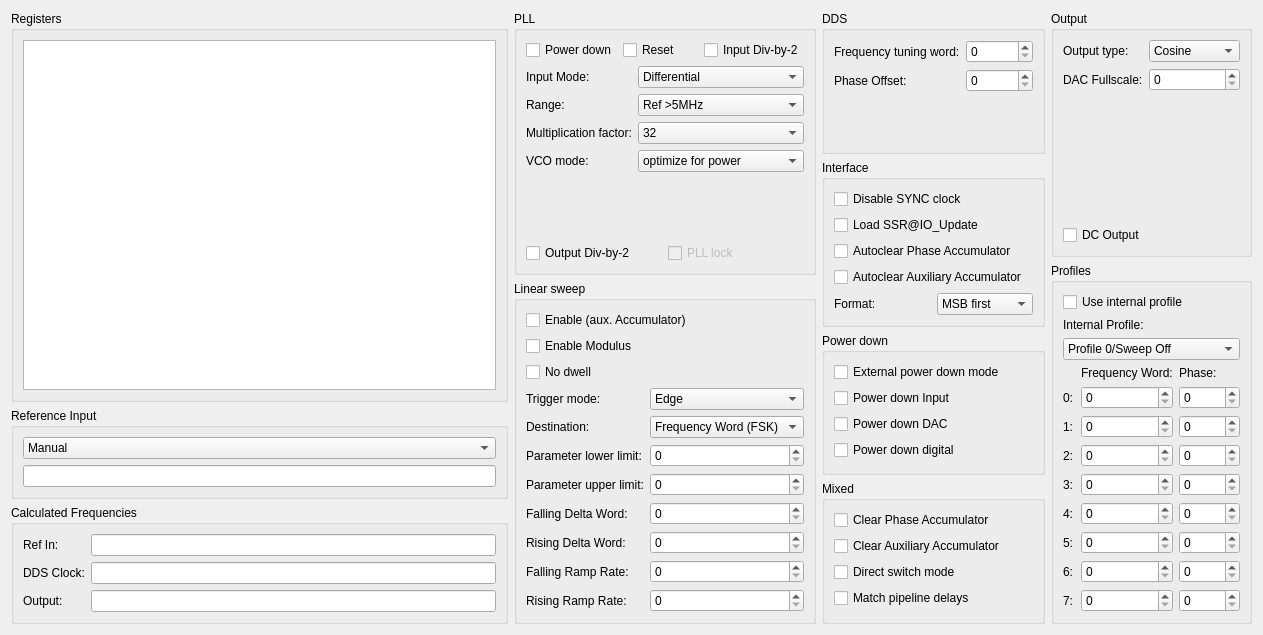
<?xml version="1.0" encoding="UTF-8"?>
<ui version="4.0">
 <class>AD9913Widget</class>
 <widget class="QWidget" name="AD9913Widget">
  <property name="geometry">
   <rect>
    <x>0</x>
    <y>0</y>
    <width>1263</width>
    <height>635</height>
   </rect>
  </property>
  <property name="windowTitle">
   <string>Form</string>
  </property>
  <layout class="QHBoxLayout" name="horizontalLayout_5">
   <item>
    <layout class="QVBoxLayout" name="verticalLayout_15">
     <item>
      <layout class="QVBoxLayout" name="verticalLayout_10">
       <item>
        <widget class="QGroupBox" name="groupBox">
         <property name="title">
          <string>Registers</string>
         </property>
         <layout class="QVBoxLayout" name="verticalLayout_2">
          <item>
           <widget class="QTableWidget" name="table"/>
          </item>
         </layout>
        </widget>
       </item>
       <item>
        <layout class="QHBoxLayout" name="horizontalLayout_3"/>
       </item>
      </layout>
     </item>
     <item>
      <widget class="QGroupBox" name="groupBox_11">
       <property name="title">
        <string>Reference Input</string>
       </property>
       <layout class="QVBoxLayout" name="verticalLayout_14">
        <item>
         <widget class="QComboBox" name="cbRef">
          <item>
           <property name="text">
            <string>Manual</string>
           </property>
          </item>
         </widget>
        </item>
        <item>
         <widget class="SIUnitEdit" name="ref"/>
        </item>
       </layout>
      </widget>
     </item>
     <item>
      <widget class="QGroupBox" name="groupBox_12">
       <property name="title">
        <string>Calculated Frequencies</string>
       </property>
       <layout class="QFormLayout" name="formLayout_12">
        <item row="0" column="0">
         <widget class="QLabel" name="label_25">
          <property name="text">
           <string>Ref In:</string>
          </property>
         </widget>
        </item>
        <item row="0" column="1">
         <widget class="SIUnitEdit" name="freqRef">
          <property name="enabled">
           <bool>true</bool>
          </property>
          <property name="readOnly">
           <bool>true</bool>
          </property>
         </widget>
        </item>
        <item row="1" column="0">
         <widget class="QLabel" name="label_27">
          <property name="text">
           <string>DDS Clock:</string>
          </property>
         </widget>
        </item>
        <item row="1" column="1">
         <widget class="SIUnitEdit" name="freqDDS">
          <property name="enabled">
           <bool>true</bool>
          </property>
          <property name="readOnly">
           <bool>true</bool>
          </property>
         </widget>
        </item>
        <item row="2" column="0">
         <widget class="QLabel" name="label_28">
          <property name="text">
           <string>Output:</string>
          </property>
         </widget>
        </item>
        <item row="2" column="1">
         <widget class="SIUnitEdit" name="freqOUT">
          <property name="enabled">
           <bool>true</bool>
          </property>
          <property name="readOnly">
           <bool>true</bool>
          </property>
         </widget>
        </item>
       </layout>
      </widget>
     </item>
    </layout>
   </item>
   <item>
    <layout class="QVBoxLayout" name="verticalLayout_12">
     <item>
      <widget class="QGroupBox" name="groupBox_7">
       <property name="title">
        <string>PLL</string>
       </property>
       <layout class="QVBoxLayout" name="verticalLayout_3">
        <item>
         <layout class="QHBoxLayout" name="horizontalLayout">
          <item>
           <widget class="QCheckBox" name="PLLPowerDown">
            <property name="text">
             <string>Power down</string>
            </property>
           </widget>
          </item>
          <item>
           <widget class="QCheckBox" name="PLLreset">
            <property name="text">
             <string>Reset</string>
            </property>
           </widget>
          </item>
          <item>
           <widget class="QCheckBox" name="PLLInputDivBy2">
            <property name="text">
             <string>Input Div-by-2</string>
            </property>
           </widget>
          </item>
         </layout>
        </item>
        <item>
         <layout class="QFormLayout" name="formLayout">
          <item row="1" column="0">
           <widget class="QLabel" name="label_8">
            <property name="text">
             <string>Range:</string>
            </property>
           </widget>
          </item>
          <item row="1" column="1">
           <widget class="QComboBox" name="PLLLORange">
            <item>
             <property name="text">
              <string>Ref &gt;5MHz</string>
             </property>
            </item>
            <item>
             <property name="text">
              <string>Ref &lt;5MHz</string>
             </property>
            </item>
           </widget>
          </item>
          <item row="2" column="0">
           <widget class="QLabel" name="label_9">
            <property name="text">
             <string>Multiplication factor:</string>
            </property>
           </widget>
          </item>
          <item row="2" column="1">
           <widget class="QComboBox" name="PLLMult">
            <item>
             <property name="text">
              <string>32</string>
             </property>
            </item>
            <item>
             <property name="text">
              <string>1</string>
             </property>
            </item>
            <item>
             <property name="text">
              <string>2</string>
             </property>
            </item>
            <item>
             <property name="text">
              <string>3</string>
             </property>
            </item>
            <item>
             <property name="text">
              <string>4</string>
             </property>
            </item>
            <item>
             <property name="text">
              <string>5</string>
             </property>
            </item>
            <item>
             <property name="text">
              <string>6</string>
             </property>
            </item>
            <item>
             <property name="text">
              <string>7</string>
             </property>
            </item>
            <item>
             <property name="text">
              <string>8</string>
             </property>
            </item>
            <item>
             <property name="text">
              <string>9</string>
             </property>
            </item>
            <item>
             <property name="text">
              <string>10</string>
             </property>
            </item>
            <item>
             <property name="text">
              <string>11</string>
             </property>
            </item>
            <item>
             <property name="text">
              <string>12</string>
             </property>
            </item>
            <item>
             <property name="text">
              <string>13</string>
             </property>
            </item>
            <item>
             <property name="text">
              <string>14</string>
             </property>
            </item>
            <item>
             <property name="text">
              <string>15</string>
             </property>
            </item>
            <item>
             <property name="text">
              <string>16</string>
             </property>
            </item>
            <item>
             <property name="text">
              <string>17</string>
             </property>
            </item>
            <item>
             <property name="text">
              <string>18</string>
             </property>
            </item>
            <item>
             <property name="text">
              <string>19</string>
             </property>
            </item>
            <item>
             <property name="text">
              <string>20</string>
             </property>
            </item>
            <item>
             <property name="text">
              <string>21</string>
             </property>
            </item>
            <item>
             <property name="text">
              <string>22</string>
             </property>
            </item>
            <item>
             <property name="text">
              <string>23</string>
             </property>
            </item>
            <item>
             <property name="text">
              <string>24</string>
             </property>
            </item>
            <item>
             <property name="text">
              <string>25</string>
             </property>
            </item>
            <item>
             <property name="text">
              <string>26</string>
             </property>
            </item>
            <item>
             <property name="text">
              <string>27</string>
             </property>
            </item>
            <item>
             <property name="text">
              <string>28</string>
             </property>
            </item>
            <item>
             <property name="text">
              <string>29</string>
             </property>
            </item>
            <item>
             <property name="text">
              <string>30</string>
             </property>
            </item>
            <item>
             <property name="text">
              <string>31</string>
             </property>
            </item>
            <item>
             <property name="text">
              <string>64</string>
             </property>
            </item>
            <item>
             <property name="text">
              <string>2</string>
             </property>
            </item>
            <item>
             <property name="text">
              <string>4</string>
             </property>
            </item>
            <item>
             <property name="text">
              <string>6</string>
             </property>
            </item>
            <item>
             <property name="text">
              <string>8</string>
             </property>
            </item>
            <item>
             <property name="text">
              <string>10</string>
             </property>
            </item>
            <item>
             <property name="text">
              <string>12</string>
             </property>
            </item>
            <item>
             <property name="text">
              <string>14</string>
             </property>
            </item>
            <item>
             <property name="text">
              <string>16</string>
             </property>
            </item>
            <item>
             <property name="text">
              <string>18</string>
             </property>
            </item>
            <item>
             <property name="text">
              <string>20</string>
             </property>
            </item>
            <item>
             <property name="text">
              <string>22</string>
             </property>
            </item>
            <item>
             <property name="text">
              <string>24</string>
             </property>
            </item>
            <item>
             <property name="text">
              <string>26</string>
             </property>
            </item>
            <item>
             <property name="text">
              <string>28</string>
             </property>
            </item>
            <item>
             <property name="text">
              <string>30</string>
             </property>
            </item>
            <item>
             <property name="text">
              <string>32</string>
             </property>
            </item>
            <item>
             <property name="text">
              <string>34</string>
             </property>
            </item>
            <item>
             <property name="text">
              <string>36</string>
             </property>
            </item>
            <item>
             <property name="text">
              <string>38</string>
             </property>
            </item>
            <item>
             <property name="text">
              <string>40</string>
             </property>
            </item>
            <item>
             <property name="text">
              <string>42</string>
             </property>
            </item>
            <item>
             <property name="text">
              <string>44</string>
             </property>
            </item>
            <item>
             <property name="text">
              <string>46</string>
             </property>
            </item>
            <item>
             <property name="text">
              <string>48</string>
             </property>
            </item>
            <item>
             <property name="text">
              <string>50</string>
             </property>
            </item>
            <item>
             <property name="text">
              <string>52</string>
             </property>
            </item>
            <item>
             <property name="text">
              <string>54</string>
             </property>
            </item>
            <item>
             <property name="text">
              <string>56</string>
             </property>
            </item>
            <item>
             <property name="text">
              <string>58</string>
             </property>
            </item>
            <item>
             <property name="text">
              <string>60</string>
             </property>
            </item>
            <item>
             <property name="text">
              <string>62</string>
             </property>
            </item>
           </widget>
          </item>
          <item row="3" column="0">
           <widget class="QLabel" name="label_7">
            <property name="text">
             <string>VCO mode:</string>
            </property>
           </widget>
          </item>
          <item row="3" column="1">
           <widget class="QComboBox" name="VCO2Sel">
            <item>
             <property name="text">
              <string>optimize for power</string>
             </property>
            </item>
            <item>
             <property name="text">
              <string>optimize for performance</string>
             </property>
            </item>
           </widget>
          </item>
          <item row="0" column="0">
           <widget class="QLabel" name="label_31">
            <property name="text">
             <string>Input Mode:</string>
            </property>
           </widget>
          </item>
          <item row="0" column="1">
           <widget class="QComboBox" name="ClockInputMode">
            <item>
             <property name="text">
              <string>Differential</string>
             </property>
            </item>
            <item>
             <property name="text">
              <string>XTAL</string>
             </property>
            </item>
            <item>
             <property name="text">
              <string>CMOS</string>
             </property>
            </item>
            <item>
             <property name="text">
              <string>XTAL</string>
             </property>
            </item>
           </widget>
          </item>
         </layout>
        </item>
        <item>
         <layout class="QHBoxLayout" name="horizontalLayout_2">
          <item>
           <widget class="QCheckBox" name="PLLOutputDivBy2">
            <property name="text">
             <string>Output Div-by-2</string>
            </property>
           </widget>
          </item>
          <item>
           <widget class="QCheckBox" name="PLLlock">
            <property name="enabled">
             <bool>false</bool>
            </property>
            <property name="text">
             <string>PLL lock</string>
            </property>
           </widget>
          </item>
         </layout>
        </item>
       </layout>
      </widget>
     </item>
     <item>
      <widget class="QGroupBox" name="groupBox_3">
       <property name="title">
        <string>Linear sweep</string>
       </property>
       <layout class="QVBoxLayout" name="verticalLayout_8">
        <item>
         <layout class="QVBoxLayout" name="verticalLayout_7">
          <item>
           <widget class="QCheckBox" name="AuxAccEnable">
            <property name="text">
             <string>Enable (aux. Accumulator)</string>
            </property>
           </widget>
          </item>
          <item>
           <widget class="QCheckBox" name="enableModulus">
            <property name="text">
             <string>Enable Modulus</string>
            </property>
           </widget>
          </item>
          <item>
           <widget class="QCheckBox" name="linsweep_nodwell">
            <property name="text">
             <string>No dwell</string>
            </property>
           </widget>
          </item>
         </layout>
        </item>
        <item>
         <layout class="QFormLayout" name="formLayout_4">
          <item row="0" column="0">
           <widget class="QLabel" name="label_5">
            <property name="text">
             <string>Trigger mode:</string>
            </property>
           </widget>
          </item>
          <item row="0" column="1">
           <widget class="QComboBox" name="linsweepActiveTrigger">
            <item>
             <property name="text">
              <string>Edge</string>
             </property>
            </item>
            <item>
             <property name="text">
              <string>State</string>
             </property>
            </item>
           </widget>
          </item>
          <item row="1" column="0">
           <widget class="QLabel" name="label">
            <property name="text">
             <string>Destination:</string>
            </property>
           </widget>
          </item>
          <item row="1" column="1">
           <widget class="QComboBox" name="Destination">
            <item>
             <property name="text">
              <string>Frequency Word (FSK)</string>
             </property>
            </item>
            <item>
             <property name="text">
              <string>Phase Word (PSK)</string>
             </property>
            </item>
           </widget>
          </item>
          <item row="2" column="0">
           <widget class="QLabel" name="label_12">
            <property name="text">
             <string>Parameter lower limit:</string>
            </property>
           </widget>
          </item>
          <item row="2" column="1">
           <widget class="QSpinBox" name="SweepParamWord0">
            <property name="maximum">
             <number>429496729</number>
            </property>
           </widget>
          </item>
          <item row="3" column="0">
           <widget class="QLabel" name="label_13">
            <property name="text">
             <string>Parameter upper limit:</string>
            </property>
           </widget>
          </item>
          <item row="3" column="1">
           <widget class="QSpinBox" name="SweepParamWord1">
            <property name="maximum">
             <number>429496729</number>
            </property>
           </widget>
          </item>
          <item row="4" column="0">
           <widget class="QLabel" name="label_15">
            <property name="text">
             <string>Falling Delta Word:</string>
            </property>
           </widget>
          </item>
          <item row="4" column="1">
           <widget class="QSpinBox" name="FallingDeltaWord">
            <property name="maximum">
             <number>429496729</number>
            </property>
           </widget>
          </item>
          <item row="5" column="0">
           <widget class="QLabel" name="label_14">
            <property name="text">
             <string>Rising Delta Word:</string>
            </property>
           </widget>
          </item>
          <item row="5" column="1">
           <widget class="QSpinBox" name="RisingDeltaWord">
            <property name="maximum">
             <number>429496729</number>
            </property>
           </widget>
          </item>
          <item row="6" column="0">
           <widget class="QLabel" name="label_16">
            <property name="text">
             <string>Falling Ramp Rate:</string>
            </property>
           </widget>
          </item>
          <item row="6" column="1">
           <widget class="QSpinBox" name="FallingRamp">
            <property name="maximum">
             <number>65535</number>
            </property>
           </widget>
          </item>
          <item row="7" column="0">
           <widget class="QLabel" name="label_17">
            <property name="text">
             <string>Rising Ramp Rate:</string>
            </property>
           </widget>
          </item>
          <item row="7" column="1">
           <widget class="QSpinBox" name="RisingRamp">
            <property name="maximum">
             <number>65535</number>
            </property>
           </widget>
          </item>
         </layout>
        </item>
       </layout>
      </widget>
     </item>
    </layout>
   </item>
   <item>
    <layout class="QVBoxLayout" name="verticalLayout_11">
     <item>
      <widget class="QGroupBox" name="groupBox_8">
       <property name="title">
        <string>DDS</string>
       </property>
       <layout class="QFormLayout" name="formLayout_2">
        <item row="0" column="0">
         <widget class="QLabel" name="label_10">
          <property name="text">
           <string>Frequency tuning word:</string>
          </property>
         </widget>
        </item>
        <item row="0" column="1">
         <widget class="QSpinBox" name="FreqTuneWord">
          <property name="maximum">
           <number>429496729</number>
          </property>
         </widget>
        </item>
        <item row="1" column="0">
         <widget class="QLabel" name="label_11">
          <property name="text">
           <string>Phase Offset:</string>
          </property>
         </widget>
        </item>
        <item row="1" column="1">
         <widget class="QSpinBox" name="phaseOffset">
          <property name="maximum">
           <number>16384</number>
          </property>
         </widget>
        </item>
       </layout>
      </widget>
     </item>
     <item>
      <widget class="QGroupBox" name="groupBox_4">
       <property name="title">
        <string>Interface</string>
       </property>
       <layout class="QVBoxLayout" name="verticalLayout_5">
        <item>
         <widget class="QCheckBox" name="syncClockDisable">
          <property name="text">
           <string>Disable SYNC clock</string>
          </property>
         </widget>
        </item>
        <item>
         <widget class="QCheckBox" name="loadSSR">
          <property name="text">
           <string>Load SSR@IO_Update</string>
          </property>
         </widget>
        </item>
        <item>
         <widget class="QCheckBox" name="autoclearPhaseAcc">
          <property name="text">
           <string>Autoclear Phase Accumulator</string>
          </property>
         </widget>
        </item>
        <item>
         <widget class="QCheckBox" name="autoclearAuxAcc">
          <property name="text">
           <string>Autoclear Auxiliary Accumulator</string>
          </property>
         </widget>
        </item>
        <item>
         <layout class="QHBoxLayout" name="horizontalLayout_4">
          <item>
           <widget class="QLabel" name="label_2">
            <property name="text">
             <string>Format:</string>
            </property>
           </widget>
          </item>
          <item>
           <widget class="QComboBox" name="LSBfirst">
            <item>
             <property name="text">
              <string>MSB first</string>
             </property>
            </item>
            <item>
             <property name="text">
              <string>LSB first</string>
             </property>
            </item>
           </widget>
          </item>
         </layout>
        </item>
       </layout>
      </widget>
     </item>
     <item>
      <widget class="QGroupBox" name="groupBox_2">
       <property name="title">
        <string>Power down</string>
       </property>
       <layout class="QVBoxLayout" name="verticalLayout">
        <item>
         <widget class="QCheckBox" name="PD_EXT">
          <property name="text">
           <string>External power down mode</string>
          </property>
         </widget>
        </item>
        <item>
         <widget class="QCheckBox" name="PD_input">
          <property name="text">
           <string>Power down Input</string>
          </property>
         </widget>
        </item>
        <item>
         <widget class="QCheckBox" name="PD_DAC">
          <property name="text">
           <string>Power down DAC</string>
          </property>
         </widget>
        </item>
        <item>
         <widget class="QCheckBox" name="PD_digital">
          <property name="text">
           <string>Power down digital</string>
          </property>
         </widget>
        </item>
       </layout>
      </widget>
     </item>
     <item>
      <widget class="QGroupBox" name="groupBox_5">
       <property name="title">
        <string>Mixed</string>
       </property>
       <layout class="QVBoxLayout" name="verticalLayout_6">
        <item>
         <widget class="QCheckBox" name="clearPhaseAcc">
          <property name="text">
           <string>Clear Phase Accumulator</string>
          </property>
         </widget>
        </item>
        <item>
         <widget class="QCheckBox" name="clearAuxAcc">
          <property name="text">
           <string>Clear Auxiliary Accumulator</string>
          </property>
         </widget>
        </item>
        <item>
         <widget class="QCheckBox" name="directSwitchMode">
          <property name="text">
           <string>Direct switch mode</string>
          </property>
         </widget>
        </item>
        <item>
         <widget class="QCheckBox" name="matchPipelineDelays">
          <property name="text">
           <string>Match pipeline delays</string>
          </property>
         </widget>
        </item>
       </layout>
      </widget>
     </item>
    </layout>
   </item>
   <item>
    <layout class="QVBoxLayout" name="verticalLayout_13">
     <item>
      <widget class="QGroupBox" name="groupBox_6">
       <property name="title">
        <string>Output</string>
       </property>
       <layout class="QVBoxLayout" name="verticalLayout_4">
        <item>
         <layout class="QFormLayout" name="formLayout_3">
          <item row="0" column="0">
           <widget class="QLabel" name="label_4">
            <property name="text">
             <string>Output type:</string>
            </property>
           </widget>
          </item>
          <item row="0" column="1">
           <widget class="QComboBox" name="sineOutput">
            <item>
             <property name="text">
              <string>Cosine</string>
             </property>
            </item>
            <item>
             <property name="text">
              <string>Sine</string>
             </property>
            </item>
           </widget>
          </item>
          <item row="1" column="0">
           <widget class="QLabel" name="label_6">
            <property name="text">
             <string>DAC Fullscale:</string>
            </property>
           </widget>
          </item>
          <item row="1" column="1">
           <widget class="QSpinBox" name="FSC">
            <property name="maximum">
             <number>1023</number>
            </property>
           </widget>
          </item>
         </layout>
        </item>
        <item>
         <widget class="QCheckBox" name="DCoutput">
          <property name="text">
           <string>DC Output</string>
          </property>
         </widget>
        </item>
       </layout>
      </widget>
     </item>
     <item>
      <widget class="QGroupBox" name="groupBox_9">
       <property name="title">
        <string>Profiles</string>
       </property>
       <layout class="QVBoxLayout" name="verticalLayout_9">
        <item>
         <widget class="QCheckBox" name="UseInternalProfile">
          <property name="text">
           <string>Use internal profile</string>
          </property>
         </widget>
        </item>
        <item>
         <widget class="QLabel" name="label_3">
          <property name="text">
           <string>Internal Profile:</string>
          </property>
         </widget>
        </item>
        <item>
         <widget class="QComboBox" name="InternalProfile">
          <item>
           <property name="text">
            <string>Profile 0/Sweep Off</string>
           </property>
          </item>
          <item>
           <property name="text">
            <string>Profile 1/Ramp up</string>
           </property>
          </item>
          <item>
           <property name="text">
            <string>Profile 2/Ramp down</string>
           </property>
          </item>
          <item>
           <property name="text">
            <string>Profile 3/Bidirectional ramp</string>
           </property>
          </item>
          <item>
           <property name="text">
            <string>Profile 4/Sweep Off</string>
           </property>
          </item>
          <item>
           <property name="text">
            <string>Profile 5/Ramp up</string>
           </property>
          </item>
          <item>
           <property name="text">
            <string>Profile 6/Ramp down</string>
           </property>
          </item>
          <item>
           <property name="text">
            <string>Profile 7/Bidirectional ramp</string>
           </property>
          </item>
         </widget>
        </item>
        <item>
         <layout class="QGridLayout" name="gridLayout">
          <item row="6" column="2">
           <widget class="QSpinBox" name="Profil5Phase">
            <property name="maximum">
             <number>16384</number>
            </property>
           </widget>
          </item>
          <item row="8" column="1">
           <widget class="QSpinBox" name="Profile7Freq">
            <property name="maximum">
             <number>429496729</number>
            </property>
           </widget>
          </item>
          <item row="0" column="1">
           <widget class="QLabel" name="label_18">
            <property name="text">
             <string>Frequency Word:</string>
            </property>
           </widget>
          </item>
          <item row="2" column="2">
           <widget class="QSpinBox" name="Profil1Phase">
            <property name="maximum">
             <number>16384</number>
            </property>
           </widget>
          </item>
          <item row="4" column="0">
           <widget class="QLabel" name="label_23">
            <property name="text">
             <string>3:</string>
            </property>
           </widget>
          </item>
          <item row="3" column="1">
           <widget class="QSpinBox" name="Profile2Freq">
            <property name="maximum">
             <number>429496729</number>
            </property>
           </widget>
          </item>
          <item row="5" column="2">
           <widget class="QSpinBox" name="Profil4Phase">
            <property name="maximum">
             <number>16384</number>
            </property>
           </widget>
          </item>
          <item row="3" column="2">
           <widget class="QSpinBox" name="Profil2Phase">
            <property name="maximum">
             <number>16384</number>
            </property>
           </widget>
          </item>
          <item row="7" column="2">
           <widget class="QSpinBox" name="Profil6Phase">
            <property name="maximum">
             <number>16384</number>
            </property>
           </widget>
          </item>
          <item row="4" column="2">
           <widget class="QSpinBox" name="Profil3Phase">
            <property name="maximum">
             <number>16384</number>
            </property>
           </widget>
          </item>
          <item row="7" column="0">
           <widget class="QLabel" name="label_29">
            <property name="text">
             <string>6:</string>
            </property>
           </widget>
          </item>
          <item row="2" column="0">
           <widget class="QLabel" name="label_21">
            <property name="text">
             <string>1:</string>
            </property>
           </widget>
          </item>
          <item row="1" column="2">
           <widget class="QSpinBox" name="Profil0Phase">
            <property name="maximum">
             <number>16384</number>
            </property>
           </widget>
          </item>
          <item row="1" column="1">
           <widget class="QSpinBox" name="Profile0Freq">
            <property name="maximum">
             <number>429496729</number>
            </property>
           </widget>
          </item>
          <item row="6" column="1">
           <widget class="QSpinBox" name="Profile5Freq">
            <property name="maximum">
             <number>429496729</number>
            </property>
           </widget>
          </item>
          <item row="8" column="2">
           <widget class="QSpinBox" name="Profil7Phase">
            <property name="maximum">
             <number>16384</number>
            </property>
           </widget>
          </item>
          <item row="3" column="0">
           <widget class="QLabel" name="label_22">
            <property name="text">
             <string>2:</string>
            </property>
           </widget>
          </item>
          <item row="2" column="1">
           <widget class="QSpinBox" name="Profile1Freq">
            <property name="maximum">
             <number>429496729</number>
            </property>
           </widget>
          </item>
          <item row="5" column="0">
           <widget class="QLabel" name="label_24">
            <property name="text">
             <string>4:</string>
            </property>
           </widget>
          </item>
          <item row="6" column="0">
           <widget class="QLabel" name="label_26">
            <property name="text">
             <string>5:</string>
            </property>
           </widget>
          </item>
          <item row="8" column="0">
           <widget class="QLabel" name="label_30">
            <property name="text">
             <string>7:</string>
            </property>
           </widget>
          </item>
          <item row="4" column="1">
           <widget class="QSpinBox" name="Profile3Freq">
            <property name="maximum">
             <number>429496729</number>
            </property>
           </widget>
          </item>
          <item row="1" column="0">
           <widget class="QLabel" name="label_20">
            <property name="text">
             <string>0:</string>
            </property>
           </widget>
          </item>
          <item row="5" column="1">
           <widget class="QSpinBox" name="Profile4Freq">
            <property name="maximum">
             <number>429496729</number>
            </property>
           </widget>
          </item>
          <item row="0" column="2">
           <widget class="QLabel" name="label_19">
            <property name="text">
             <string>Phase:</string>
            </property>
           </widget>
          </item>
          <item row="7" column="1">
           <widget class="QSpinBox" name="Profile6Freq">
            <property name="maximum">
             <number>429496729</number>
            </property>
           </widget>
          </item>
         </layout>
        </item>
       </layout>
      </widget>
     </item>
    </layout>
   </item>
  </layout>
 </widget>
 <customwidgets>
  <customwidget>
   <class>SIUnitEdit</class>
   <extends>QLineEdit</extends>
   <header>CustomWidgets/siunitedit.h</header>
  </customwidget>
 </customwidgets>
 <resources/>
 <connections/>
</ui>
